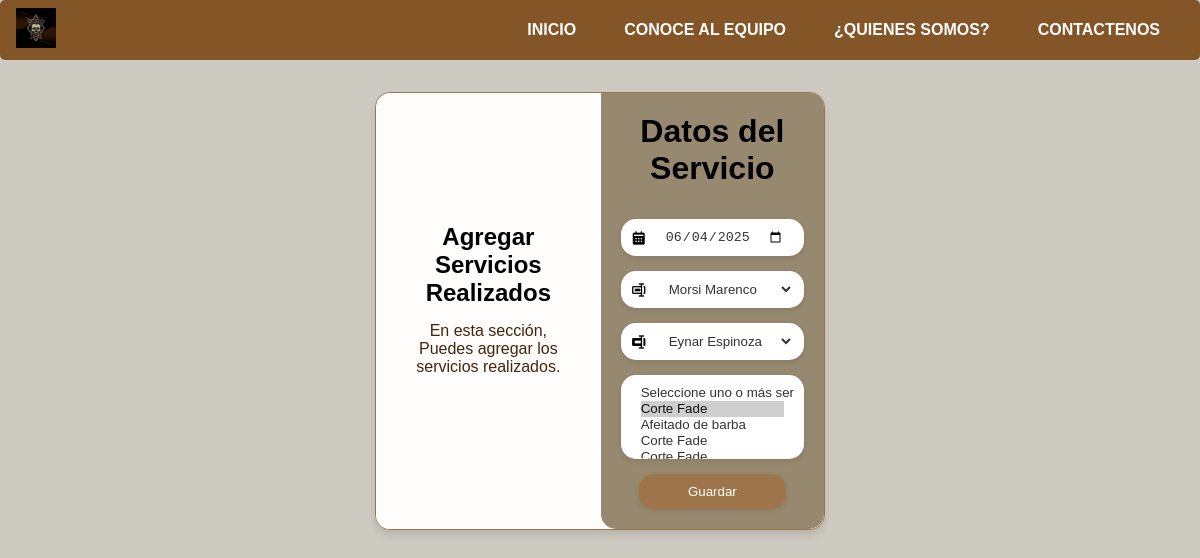
The app's page /editar_servicioRealizado/1/ with its own data.
### Apps/aplicacion/models.py (models this page shows, shortened)
class Servicio_Realizado(models.Model):
    fecha = models.DateField(default=timezone.now)
    cliente = models.ForeignKey(Cliente, on_delete=models.CASCADE, related_name='servicios_realizados')
    barbero = models.ForeignKey(Barbero, on_delete=models.CASCADE, related_name='servicios_realizados')

class Cliente(models.Model):
    nombre1 = models.CharField(max_length=15,blank=False)
    nombre2 = models.CharField(max_length=15, blank=True)
    apellidoP = models.CharField(max_length=15, blank=False)
    apellidoM = models.CharField(max_length=15, blank=True)
    instagram = models.CharField(max_length=15, blank=True)
    correo = models.EmailField(max_length=254, blank=True)

class Barbero(models.Model):
    Direccion = models.TextField()
    cedula = models.CharField(max_length=14,blank=False)
    Estado = models.BooleanField(default=True)
    Comisiones = models.DecimalField(max_digits=10, decimal_places=2)
    Empleado = models.ForeignKey(Empleado, on_delete=models.CASCADE, related_name='barberos')

class Empleado(models.Model):
    persona = models.ForeignKey(Persona, on_delete=models.CASCADE, related_name='empleados')
    Salario = models.DecimalField(max_digits=10, decimal_places=2)
    fecha_contratacion = models.DateField(default=timezone.now)

class Persona(AbstractUser):
    nombre1 = models.CharField(max_length=15, blank=False)
    nombre2 = models.CharField(max_length=15, blank=True)
    apellidoP = models.CharField(max_length=15, blank=False)
    apellidoM = models.CharField(max_length=15, blank=True)
    telefono = models.CharField(max_length=15, blank=False)
    rol = models.ForeignKey(Rol, on_delete=models.SET_NULL, null=True, blank=True)

### Apps/aplicacion/views.py (the view, shortened to what this page needs)
# urls.py: path('editar_servicioRealizado/<int:servicio_realizado_id>/', views.EditarServicioRealizado, name='editar_servicioRealizado'),
def EditarServicioRealizado(request, servicio_realizado_id):
    servicio_realizado = get_object_or_404(Servicio_Realizado, id=servicio_realizado_id)
    clientes = Cliente.objects.all()
    barberos = Barbero.objects.filter(Estado=True)
    servicios = Servicio.objects.filter(estado=True)
    if request.method == 'GET':
        servicios_seleccionados = list(servicio_realizado.detalle.values_list('Servicio_id', flat=True))
        return render(request, 'EditServRealizado.html', {
            'servicio_realizado': servicio_realizado,
            'clientes': clientes,
            'barberos': barberos,
            'servicios': servicios,
            'servicios_seleccionados': servicios_seleccionados,
        })

### Apps/aplicacion/Templates/EditServRealizado.html (shortened to what this page needs)
{% extends "Layout2.html" %}
{% load static %}
{% block head %}
<link rel="stylesheet" href="{% static 'css/AdCliente.css' %}">
<link rel="stylesheet" href="{% static 'css/Style2.css' %}">
<link href='https://unpkg.com/boxicons@2.1.4/css/boxicons.min.css' rel='stylesheet'>
{% endblock %}
{% block content %}
<div class="container">
    <div class="container-form Empleado">
        <div class="information">
            <div class="info-child">
                <h2>Agregar Servicios Realizados</h2>
                <p>En esta sección, Puedes agregar los servicios realizados.</p>
            </div>
        </div>
        <div class="form-information">
            <div class="form-information-child">
                <h2>Datos del Servicio</h2>
                <form action="" method="POST" class="form">
                    <label>
                        <i class='bx bxs-calendar'></i>
                        <input type="date" name="Fecha" required value="{{ datos.Fecha|default:servicio_realizado.fecha|date:'Y-m-d' }}">
                    </label>
                    <label>
                        <i class='bx bx-rename'></i>
                        <select name="Cliente" required>
                            {% for cliente in clientes %}
                            <option value="{{ cliente.id }}"
                                {% if datos.Cliente|default:servicio_realizado.cliente.id|stringformat:"s" == cliente.id|stringformat:"s" %}
                                    selected
                                {% endif %}
                            >{{ cliente.nombre1 }} {{ cliente.apellidoP }}</option>
                            {% endfor %}
                        </select>
                    </label>
                    <label>
                        <i class='bx bxs-rename'></i>
                        <select name="Barbero" required>
                            {% for barbero in barberos %}
                            <option value="{{ barbero.id }}"
                                {% if datos.Barbero|default:servicio_realizado.barbero.id|stringformat:"s" == barbero.id|stringformat:"s" %}
                                    selected
                                {% endif %}
                            >{{ barbero.Empleado.persona.nombre1 }} {{ barbero.Empleado.persona.apellidoP }}</option>
                            {% endfor %}
                        </select>
                    </label>
                    <label>
                    <select name="Servicio" multiple required>
                        <option value="">Seleccione uno o más servicios</option>
                        {% for servicio in servicios %}
                        <option value="{{ servicio.id }}"
                            {% if servicio.id in servicios_seleccionados or servicio.id|stringformat:"s" in servicios_seleccionados %}
                                selected
                            {% endif %}
                        >{{ servicio.nombre }}</option>
                        {% endfor %}
                    </select>
                    </label>
                    <input type="submit" value="Guardar" id="guardar">
                </form>
            </div>
        </div>
    </div>
</div>
{% endblock %}

### Apps/aplicacion/static/css/AdCliente.css (style rules this page uses)
* { margin: 0; padding: 0; box-sizing: border-box; }
.container { display: flex; align-items: flex-start; justify-content: center; gap: 2rem; width: 100%; min-height: 100vh; padding: 2rem 1rem; box-sizing: border-box; }
.container-form { max-width: 450px; width: 100%; display: flex; flex-direction: initial; border: solid 1px #9e754a; border-radius: 15px; box-shadow: 0 5px 7px rgba(0, 0, 0, .1); background: #fff; margin: 0; overflow: hidden; }
.information { width: 100%; display: flex; align-items: center; text-align: center; background-color: #FFFCFC; border-top-left-radius: 15px; border-top-right-radius: 15px; padding: 30px 10px 10px 10px; flex-direction: column; }
.info-child { width: 100%; padding: 0 20px; padding-top: 100px; }
.info-child p { margin: 15px 0; color: #40270E; }
.form-information { display: flex; align-items: center; justify-content: center; width: 100%; text-align: center; background-color: #978870; border-bottom-left-radius: 15px; border-bottom-right-radius: 15px; padding: 20px 0; }
.form-information-child { width: 100%; padding: 0 20px; }
.form-information-child h2 { font-size: 2rem; color: black; margin-bottom: 1em; }
.form { margin: 0; width: 100%; }
.form label { display: flex; align-items: center; margin-bottom: 15px; border-radius: 15px; background-color: #fff; padding: 0 10px; box-shadow: 0 2px 5px rgba(0, 0, 0, .1); }
.form label i { color: #000000; margin-right: 8px; }
.form label input, .form label select { width: 100%; padding: 10px; background-color: #fff; border: none; outline: none; border-radius: 15px; color: #333; }
.form input[type="submit"], .form input[type="button"] { background-color: #9e754a; color: #fff; border-radius: 15px; border: none; padding: 10px 15px; cursor: pointer; margin-top: 10px; box-shadow: 0 2px 5px rgba(0, 0, 0, .1); transition: background-color 0.5s ease; width: 80%; margin-left: auto; margin-right: auto; display: block; }

### Apps/aplicacion/static/css/Style2.css (style rules this page uses)
body { background-color: #b3b1a9; font-family: 'Space Grotesk', sans-serif; background: url("/static/image/background.png") center center no-repeat fixed; background-size: 400px; background-color: #cdcac1; background-blend-mode: normal; overflow-x: hidden; margin: 0; padding: 0; }

### records on screen
Servicio_Realizado: Fecha "06/04/2025", Cliente "Morsi Marenco", Barbero "Eynar Espinoza"

### other values on screen
form field Servicio "Seleccione uno o más servicios / Corte Fade ☑ / Afeitado de barba / Corte Fade"
